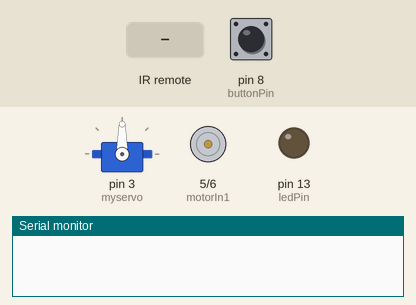
This sketch was run on a simulated Arduino Uno, built with avr-gcc and run on an emulated ATmega328P. Parts: servo, motor-driver pin pairs drawn as motors (green arrow = first pin HIGH = forward, orange = second pin HIGH = backward, longer = more drive), output pins drawn as LEDs (lit = HIGH), the last lines printed to the serial monitor. The inputs (shaded band) are chosen by the test bench; at power-on: pin 8 (buttonPin) LOW.

Above: at 1.2 s.
1.3 s: infrared code 0xFF02FD received
At 3.1 s:
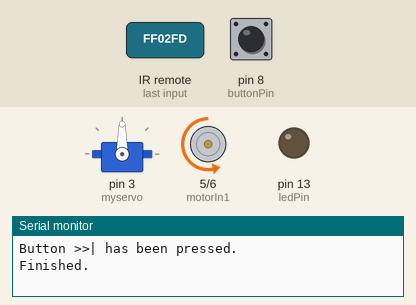
3.4 s: infrared code 0xFF18E7 received
At 4.8 s:
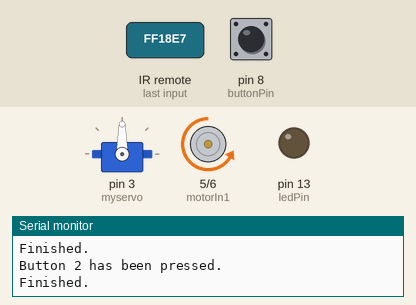
5.5 s: pin 8 (buttonPin) pulled HIGH for 0.15 s
At 6.1 s:
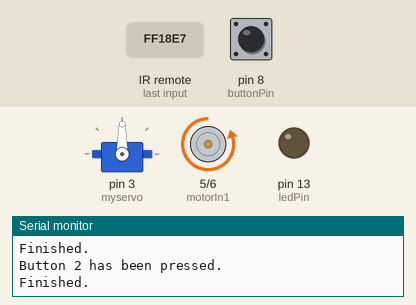
7.2 s: infrared code 0xFFE21D received
At 8.89 s:
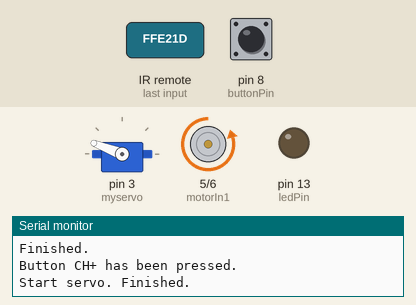
10.2 s: pin 8 (buttonPin) pulled HIGH for 1 s
At 12.1 s:
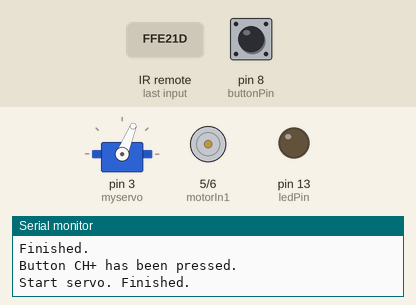
12.7 s: infrared code 0xFF30CF received
At 14.2 s:
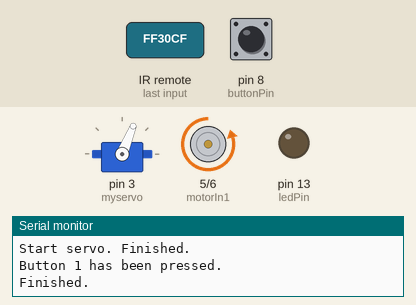
Timing chart, 0 to 15.7 s (numbered marks = the images above; inputs shaded):
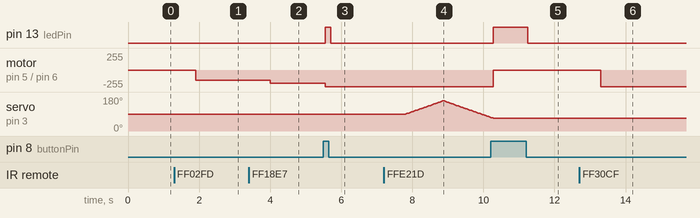

Measured:
- after the input at 1.3 s, motor on pin 5 (motorIn1) / pin 6 (motorIn2): stopped → backward 150/255 after 0.60 s
- after the input at 3.4 s, motor on pin 5 (motorIn1) / pin 6 (motorIn2): backward 150/255 → backward 200/255 after 0.60 s
- after the input at 5.5 s, pin 13 (ledPin): LOW → HIGH after 0.05 s, → LOW 0.15 s later; motor on pin 5 (motorIn1) / pin 6 (motorIn2): backward 200/255 → backward 250/255 after 0.05 s
- after the input at 7.2 s, servo on pin 3 (myservo): rises from 90° to 159° in 1.0 s, then falls to 73° in 1.3 s
- after the input at 10.2 s, pin 13 (ledPin): LOW → HIGH after 0.07 s, → LOW 0.98 s later; motor on pin 5 (motorIn1) / pin 6 (motorIn2): backward 250/255 → stopped after 0.07 s; servo on pin 3 (myservo): goes on until 10.3 s, then stays 68°
- after the input at 12.7 s, motor on pin 5 (motorIn1) / pin 6 (motorIn2): stopped → backward 250/255 after 0.60 s

The sketch:

main.ino
```cpp
#include <IRremote.h>
#include <Servo.h>

const int motorIn1 = 5;
const int motorIn2 = 6;
const int buttonPin = 8;
const int irReceiverPin = 11;
const int ledPin = 13;

int fanspeed = 0;
#define rank1 150
#define rank2 200
#define rank3 250
int btState;
int lastbtState = LOW;
long lastDebounceTime = 0;
long debounceDelay = 50;

Servo myservo;
int servoSwitch = 0;
int angle = 90;
int anglestep = 1;                           // Here is where you need to customize.

IRrecv irrecv(irReceiverPin);
decode_results results;

void setup() {
    pinMode(buttonPin,INPUT);
    pinMode(ledPin,OUTPUT);
    pinMode(motorIn1,OUTPUT);
    pinMode(motorIn2,OUTPUT);
    myservo.attach(3);
    Serial.begin(9600);
    irrecv.enableIRIn();
}

void loop() {
    // Key switch module code
    int reading = digitalRead(buttonPin);
    if (reading != lastbtState) {
        lastDebounceTime = millis();
    }
    if ((millis() - lastDebounceTime) > debounceDelay) {
        if (reading != btState) {
            btState = reading;
            if (btState == HIGH) {
                digitalWrite(ledPin,HIGH);
                fanspeed = fanspeed + 1;
                if (fanspeed >= 4) {
                    fanspeed = 0;
                    servoSwitch = 0;
                    angle = myservo.read();
                }
            }
            else
                digitalWrite(ledPin,LOW);
        }
    }
    lastbtState = reading;

    // Infrared remote control module code
    if (irrecv.decode(&results)) {
        /*
        Serial.print("Detail Information: irCode:");
        Serial.print(results.value, HEX);
        Serial.print(",bits:");
        Serial.println(results.bits);
        */
        switch (results.value) {
            case 0xFF22DD:
                Serial.println("Button |<< had been pressed.");
                fanspeed = fanspeed - 1;
                if (fanspeed <= 0) {
                    fanspeed = 0;
                    servoSwitch = 0;
                    angle = myservo.read();
                }
                Serial.println("Finished.");
                break;
            case 0xFF02FD:
                Serial.println("Button >>| has been pressed.");
                fanspeed = fanspeed + 1;
                if (fanspeed >= 3) {
                    fanspeed = 3;
                }
                Serial.println("Finished.");
                break;
            case 0xFF629D:
                Serial.println("Button CH has been pressed.");
                fanspeed = 0;
                servoSwitch = 0;
                angle = myservo.read();
                Serial.println("Finished.");
                break;
            case 0xFF30CF:
                Serial.println("Button 1 has been pressed.");
                fanspeed = 1;
                Serial.println("Finished.");
                break;
            case 0xFF18E7:
                Serial.println("Button 2 has been pressed.");
                fanspeed = 2;
                Serial.println("Finished.");
                break;
            case 0xFF7A85:
                Serial.println("Button 3 has been pressed.");
                fanspeed = 3;
                Serial.println("Finished.");
                break;
            case 0xFFE21D:
                Serial.println("Button CH+ has been pressed.");
                if (fanspeed != 0) {
                    servoSwitch = 1;
                    Serial.println("Start servo. Finished.");
                }
                else
                    Serial.println("Start failed, start fan firstly.");
                break;
            case 0xFFA25D:
                Serial.println("Button CH- has been pressed.");
                servoSwitch = 0;
                angle = myservo.read();
                Serial.println("Finished.");
                break;
        }
        delay(600);
        /* Serial.println("Delay is end, try to reset the irReceiver."); */
        while (!irrecv.isIdle());
        irrecv.resume();
        /* Serial.println("Reset Success!"); */
    }

    // Fan control
    switch (fanspeed) {
        case 1:
            analogWrite(motorIn1, 0);
            analogWrite(motorIn2, rank1);
            break;
        case 2:
            analogWrite(motorIn1, 0);
            analogWrite(motorIn2, rank2);
            break;
        case 3:
            analogWrite(motorIn1, 0);
            analogWrite(motorIn2, rank3);
            break;
        default:
            analogWrite(motorIn1, 0);
            analogWrite(motorIn2, 0);
            break;
    }

    // Servo control
    switch (servoSwitch) {
        case 1:
            myservo.write(angle);
            delay(15);                       // Here is where you need to customize.
            angle = angle + anglestep;
            if (angle == 160 || angle == 20) // Here is where you need to customize.
                anglestep = -anglestep;
            break;
        case 0:
            angle = myservo.read();
            break;
    }
}
```
